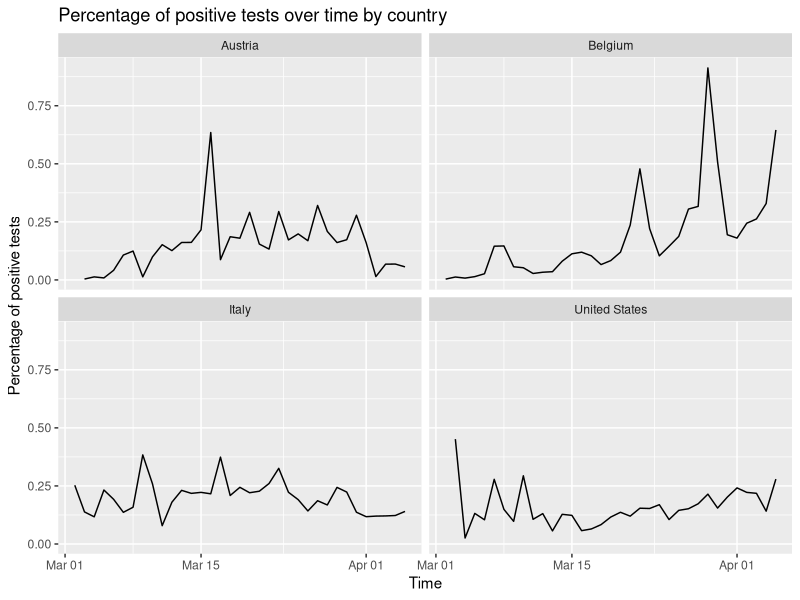
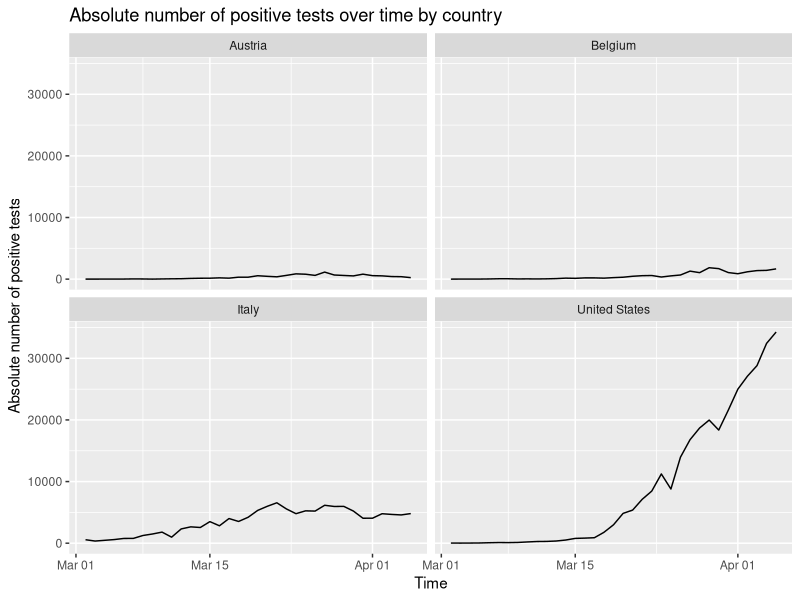
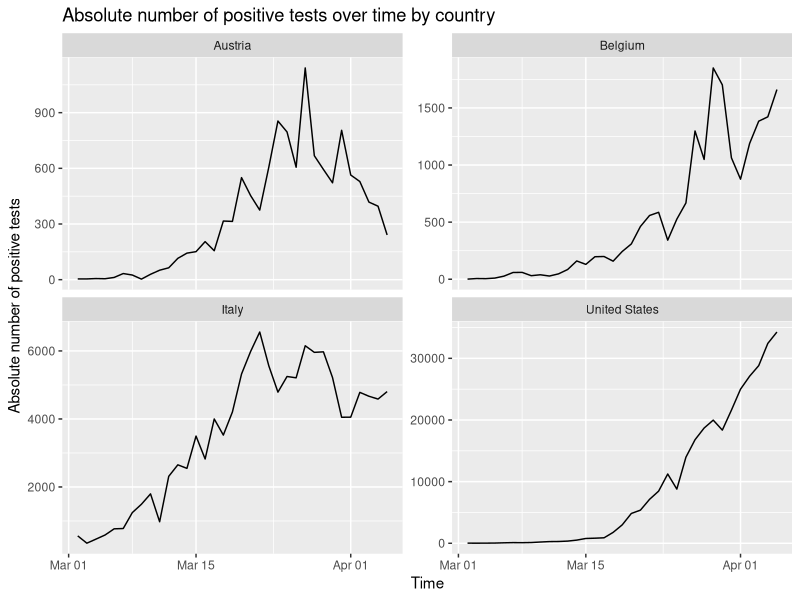
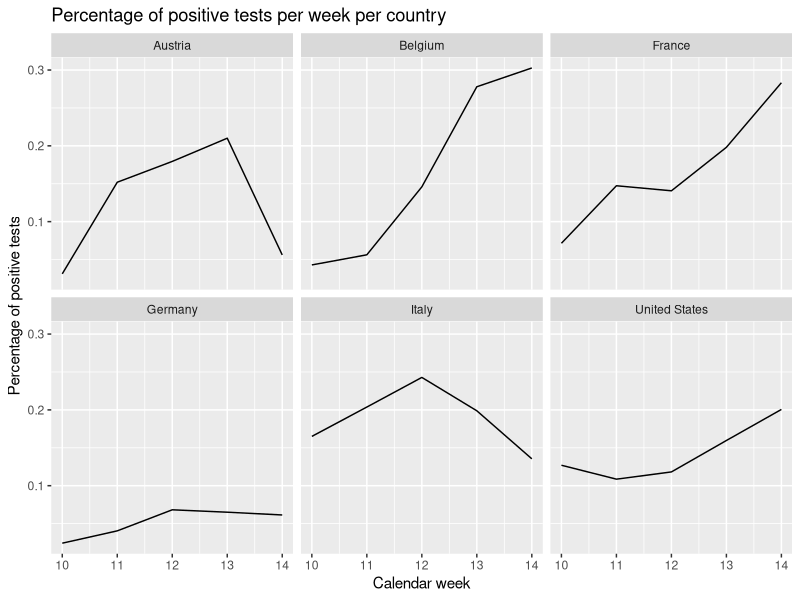
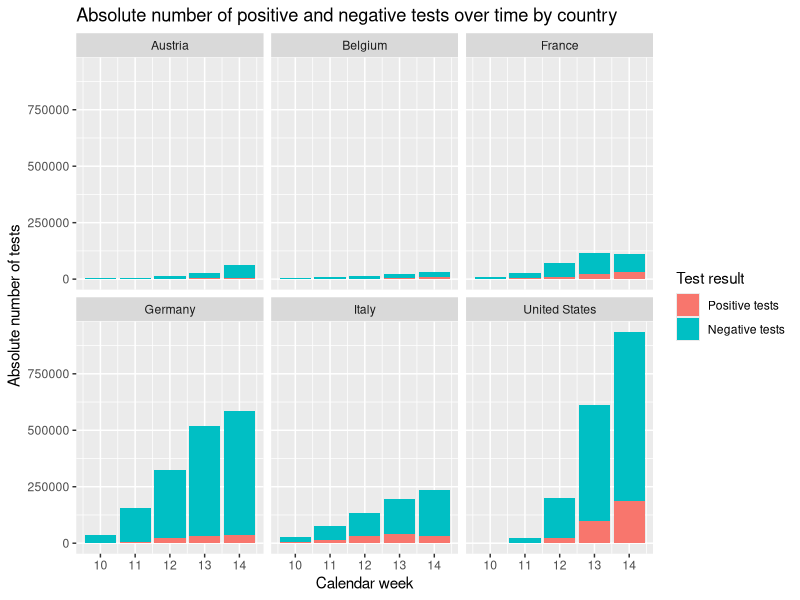
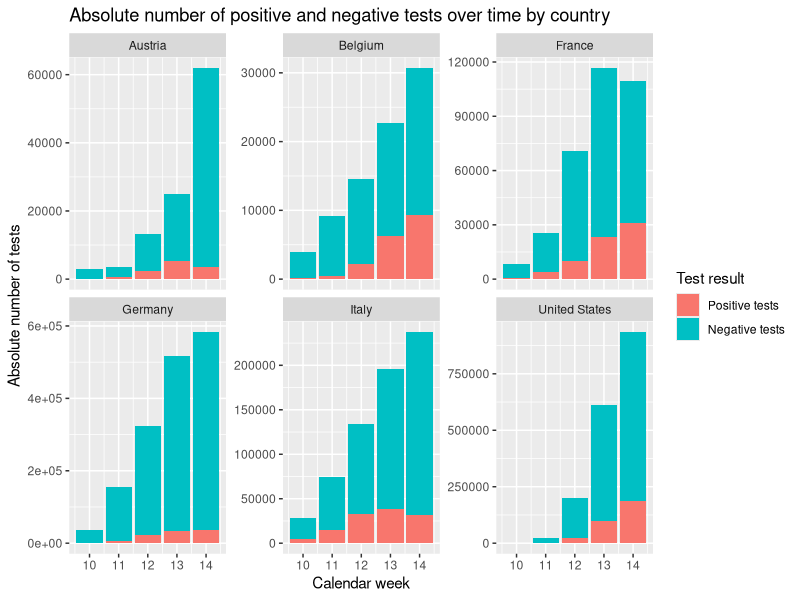

Write the R code that produced these figures, in order. (Note: this script raises an error after producing the figures.)
#import packages
require("data.table")
require("ggplot2")
require("stringr")

#change locale to prevent compatibility issues with date conversions
lct <- Sys.getlocale("LC_TIME") 
Sys.setlocale("LC_TIME", "C")

#read data
dat <- fread("data_kuhbandner.csv") #data set provided by Kuhbandner
colnames(dat)
colnames(dat) <- c("country","date","week","tests_day","new_infect_day","death_day") #rename columns for easier handling
dat$rel_pos <- dat$new_infect_day/dat$tests_day #calculate relative amount of positive tests per day
dat[rel_pos > 1]$rel_pos <- NA #replace entries with relative positivity rate of larger 1 with NA (USA has such an entry -> faulty data entry)
dat[,date:=as.Date(dat$date,"%b %d, %Y")] #transform variable "date" into Date-Time-Format

dat2 <- dat[!(country=="Germany" | country=="France")] #remove Germany and France for daily plots because number of tests are only given weekly

#plot relative positive test rate over time by country 
# that's essentially what Kuhbandner does, but for daily instead of for weekly numbers: 
# simple division of number of positive results by total number of tests
p1 <- ggplot(dat2, aes(x=date, y = rel_pos)) + geom_line() + facet_wrap( ~ country) +
  labs(title="Percentage of positive tests over time by country", x ="Time", y = "Percentage of positive tests")
p1 

#plot infectious numbers over time by country
p2 <- ggplot(dat2, aes(x=date, y = new_infect_day)) + geom_line() + facet_wrap( ~ country) +
  labs(title="Absolute number of positive tests over time by country", x ="Time", y = "Absolute number of positive tests")
p2

#plot infectious numbers over time by country without keeping y-axis fixed (reduced comparibility, enhanced resolution per country)
p3 <- ggplot(dat2, aes(x=date, y = new_infect_day)) + geom_line() + facet_wrap( ~ country, scales="free_y") +
  labs(title="Absolute number of positive tests over time by country", x ="Time", y = "Absolute number of positive tests")
p3

#calculate at weekly rates of tests and newly detected infections
dat$neg_test <- dat$tests_day - dat$new_infect_day #calculate absolute amount of negative tests per day
dat[,weekly_tests:=sum(tests_day,na.rm=T),by=.(week,country)] #sum weekly tests
dat[,weekly_pos:=sum(new_infect_day,na.rm=T),by=.(week,country)] #sum weekly positive cases
dat[,weekly_neg:=weekly_tests-weekly_pos] #weekly negative cases

dat3 <- na.omit(dat) #remove all rows which contain NA (i.e. keep only entries for which we have data for all countries)
dat3 <- unique(dat3[, c("country", "week","weekly_tests","weekly_pos","weekly_neg")]) #keep only weekly data
dat3[,rel_pos_weekly:=weekly_pos/weekly_tests]

#plot relative positive test rate per week per country
p4 <- ggplot(dat3, aes(x=week, y = rel_pos_weekly)) + geom_line() + facet_wrap( ~ country) +
  labs(title="Percentage of positive tests per week per country", x ="Calendar week", y = "Percentage of positive tests")
p4 

#transform data to recreate Kuhbandner's graph in fig3 left-hand side (exact replication is p6)
dat4 <- unique(melt(dat3, id.vars = c("country",
                                     "week"),measure.vars=c("weekly_pos","weekly_neg")))

#stacked plot of positive and negative tests by country
p5 <- ggplot(dat4, aes(x=week, y = value, fill=factor(variable))) +
  geom_bar(stat="identity",position=position_stack(reverse = TRUE)) + facet_wrap( ~ country) +
  labs(title="Absolute number of positive and negative tests over time by country", 
       x ="Calendar week", y = "Absolute number of tests", fill = "Test result") +
  scale_fill_discrete(labels=c("Positive tests","Negative tests"))
p5

#stacked plot of positive and negative tests by country without keeping y-axis fixed (reduced comparibility, enhanced resolution per country)
p6 <- ggplot(dat4, aes(x=week, y = value, fill=factor(variable))) +
  geom_bar(stat="identity",position=position_stack(reverse = TRUE)) + 
  facet_wrap( ~ country, scales="free_y") +
  labs(title="Absolute number of positive and negative tests over time by country", 
       x ="Calendar week", y = "Absolute number of tests", fill = "Test result")  +
  scale_fill_discrete(labels=c("Positive tests","Negative tests"))
p6 #reproduction of figure 3, left-hand side

#dodged plot of positive and negative tests by country
p7 <- ggplot(dat4, aes(x=week, y = value, fill=factor(variable))) +
  geom_bar(stat="identity",position="dodge") + facet_wrap( ~ country) + +
  labs(title="Absolute number of positive and negative tests over time by country", 
       x ="Calendar week", y = "Absolute number of tests", fill = "Test result")  +
  scale_fill_discrete(labels=c("Positive tests","Negative tests"))
p7

#dodged plot of positive and negative tests by country without fixed y-axis (reduced comparibility, enhanced resolution per country)
p8 <- ggplot(dat4, aes(x=week, y = value, fill=factor(variable))) +
  geom_bar(stat="identity",position="dodge") + facet_wrap( ~ country, scales="free_y") +
  labs(title="Absolute number of positive and negative tests over time by country", 
       x ="Calendar week", y = "Absolute number of tests", fill = "Test result") +
  scale_fill_discrete(labels=c("Positive tests","Negative tests"))
p8

#attempt to reproduce figure 3, righthandside
#according to the description on page 12, the relative increases are calculated 
#by scaling the increase of the number of cases to week 10
dat3[,scaled_increase_rel:= rel_pos_weekly/rel_pos_weekly[week==10],by="country"]
dat3[,scaled_increase_abs:= weekly_pos/weekly_pos[week==10],by="country"]

#transform data to recreate Kuhbandner's graphs in fig 3 right-hand side
dat5 <- unique(melt(dat3, id.vars = c("country",
                                      "week"),measure.vars=c("scaled_increase_rel","scaled_increase_abs")))

#dodged plot of relative and absolute increase of case numbers, scaled by week 10 numbers
p9 <- ggplot(dat5, aes(x=week, y = value, fill=factor(variable))) +
  geom_bar(stat="identity",position="dodge") + facet_wrap( ~ country) +
  labs(title="Relative increase of tests results scaled by week 10", 
       x ="Calendar week", y = "x-fold increase compared week 10", fill = "Type of measure") +
  scale_fill_discrete(labels=c("Percentage of positive tests","Absolute numbers of positive tests"))
p9

#dodged plot of relative and absolute increase of case numbers, scaled by week 10 numbers, without fixed y-axis (reduced comparibility, enhanced resolution per country)
p10 <- ggplot(dat5, aes(x=week, y = value, fill=factor(variable))) +
  geom_bar(stat="identity",position="dodge") + facet_wrap( ~ country, scales="free_y") +
  labs(title="Relative increase of tests results scaled by week 10", 
       x ="Calendar week", y = "x-fold increase compared week 10", fill = "Type of measure") +
  scale_fill_discrete(labels=c("Percentage of positive tests","Absolute numbers of positive tests"))
p10 #reproduction of figure 3, right-hand side, but with the two meausures next
#to each other instead of on top of each other to improve comparability

# the million dollar question: can we get infection numbers as reported by the countries
# under the assumption that the lower growth rates postulated by Kuhbandner are accurate (spoiler: we can't)?

# In Kuhbandner's eyes the "true" number of new infections is the relative
# increase of the percentage of positive tests in week x scaled to the percentage of
# positive tests in week 10, where x = [11, 12, 13, 14]. The "artificial" number of new infections
# is the relative increase of the absolute number of positive tests in week x scaled to the 
# absolute number of positive tests in week 10. Setting aside the obvious problem that 
# comparing increases in percentages and increases in absolute numbers is utterly misleading and deeply 
# problematic from a theoretical point of view (see explanation below) we can check whether it is possible to get 
# such high absolute numbers of new cases as were observed *if* we use only the relative growth of percentages of positive
# in week x scaled to week 10. Below I use the example of Italy, but you can just replace "ctr_name <- "Italy" with any other country. 
# I checked it for all of the countries. Except for Austria, the number of actually detected cases in week 14 is way above the number of cases that 
# one would get if one would assume the low growth rates that Kuhbandner claims.

ctr_name <- "Italy"
ctr <- dat4[country==ctr_name]
ctr_growth <- dat5[country==ctr_name & variable=="scaled_increase_rel"]

# note that in the following I'm making a charitable assumption, namely that 
# that the growth rate from week 9 to week 10 is the same as from week 10 to week 11 (even though
# the epidemic was less spread back in week 9)
new_cases_week_10 <- ctr[variable=="weekly_pos"]$value[1]-ctr[variable=="weekly_pos"]$value[1]/ctr_growth$value[2]
new_cases_week_11 <- new_cases_week_10*ctr_growth$value[2]
new_cases_week_12 <- new_cases_week_11*ctr_growth$value[3]
new_cases_week_13 <- new_cases_week_12*ctr_growth$value[4]
new_cases_week_14 <- new_cases_week_13*ctr_growth$value[5]
detected_new_cases_week_14 <- ctr[variable=="weekly_pos"]$value[5]
diff <- detected_new_cases_week_14- new_cases_week_14
diff

# As we can see, there is a considerable difference of the actually observed cases to the theoretically predicted cases given
# Kuhbandner's lower growth rates. Within Kuhbandner's scenario, this could only be explained if we assume that there
# is a considerable number of people who got tested positive in week 14 but who were already infected in week 9. Only then could we
# explain why the number of newly detected cases in week 14 exceeds the number of theoretically predicted new cases in that week. 
# Given a median incubation period of somewhere around a week and given a duration of RT-PCR
# positivity of 1-2 weeks for asymptomatic cases and up to 3 weeks for mild to moderate cases
# (https://www.who.int/news-room/commentaries/detail/transmission-of-sars-cov-2-implications-for-infection-prevention-precautions)
# we can assume that all those who were infected in week 9 could be detected up to 13, but no much beyond.
# One could argue that the severe cases, which have of course a much longer RT-PCR positivity duration
# could account for the additional cases after week 13. However, this assumption is unsubstantiated as it would necessitate
# severe cases to go undetected for four weeks which is insofar unrealistic as severe cases need - by definition - 
# have such severe symptoms that they usually require medical treatment making it highly unlikely that a large part of 
# severe cases go undetected for over a month. 

# Now on to the theoretical criticism: Why is a comparison of a relative increase of percentage with a relative increase of absolute numbers misleading? 
# Because the relative increase of percentages is bounded above whereas the relative increase of absolute numbers isn't. 
# Hence, you will *always* find a lower growth rate of percentages than of absolute numbers when you increase the number of tests conducted.
# and scale it by some starting value. But the problems with Kuhbandner's reasoning go much deeper. 

# If we had a scenario in which the number of new cases is growing exponentially *and* we have an exponential growth
# of the number of tests with the same growth rate in both cases, we'd had an exponential increase of the scaled number of
# absolute cases, but *no increase whatsoever* in the scaled percentage numbers, as the following example shows: 

# We assume that the number of tests grows exponentially with the same rate as the epidemic (i.e. can just "keep pace" with 
# the epidemic) and that we detect 10% of the new infections. In this scenario, the driver of the increased infection numbers 
# is obviously the epidemic, not the number of tests. But even in this scenario, the relative increase of the 
# percentages of positive tests (scaled to the initial percentage at t = 0) does *not* increase, but remains fixed at 1. If we now
# follow Kuhbandner's advice and simply look at the relative increase of the percentage of positive tests scaled to t = 0, we'd 
# come to the absurd conclusion, that there is no increase in "true" new infections - which is obviously wrong since we said that 
# there *is* an exponential growth of cases at the onset of the example.

# Now let us assume that the number of tests grows *quicker* than the epidemic with a growth rate that is double the one of the
# growth of the epidemic. This scenario is akin to the claim that Kuhbandner makes, namely that the number of tests increases quicker
# than the number of new cases and the the absence of an increase in the scaled percentages of positive tests scaled to t=0 indicates
# that there is no exponential growth. This conclusion is wrong, as the following simulation shows: 

n_cases_start <- 100 #the initial number of cases
n_intervals <- 100 #growth intervals
growth_rate <- 1.1

growth_function_cases <- function(t){
  return (n_cases_start*(1+growth_rate)^t)
}
growth_function_tests <- function(t){
  return (n_cases_start*10*(1+growth_rate*2)^t)
}
time_steps <- seq(0,n_intervals)
n_cases <- sapply(time_steps, growth_function_cases)
n_tests <- sapply(time_steps, growth_function_tests)

# let us assume that only 33% of the infected people intially present for testing and are detected
# (the percentage is irrelevant - you can plug in all percentages between 1 and 99 and will arrive
# to the same conclusion with regard to fundemantal theoretically flaw in Kuhbandner's reasoning)

# and let us furthermore assume that this percentage approaches 100% exponentially, to make our case even stronger
# this last assumptions gives credit to Kuhbandner's claim that the more we test, the more "hidden" infections are detected
# at some point we conduct so many tests that all actual infections are detected.

exp_decay <- function(t){
  return (2*exp(-0.1*t))
}
decay <- 1+sapply(time_steps,exp_decay)
n_cases_detected <- n_cases/decay
percentage_positive <- n_cases_detected/n_tests
n_cases_scaled <- n_cases_detected/n_cases_detected[1] #scale the number of 
percentage_positive_scaled <- percentage_positive/percentage_positive[1]

dat_sim <- data.table(time_steps,n_cases_scaled,percentage_positive_scaled)
dat_sim <- melt(dat_sim, id.vars = "time_steps")

#plot change of relative growth on linear scale
p_sim <- ggplot(dat_sim, aes(x=time_steps,y=value,colour=variable)) + geom_line() +
  labs(title="Relative change of positive test results scaled by week 10", 
       x ="Time step", y = "relative change per time step scaled by first time step", colour = "Type of measure") +
  scale_colour_discrete(labels=c("Absolute numbers of positive tests","Percentage of positive tests"))
p_sim

#plot change of relative growth on logarithmic scale
p_sim_log <- ggplot(dat_sim, aes(x=time_steps,y=value,colour=variable)) + 
  geom_line() +
  labs(title="Relative change of positive test results scaled by week 10, logarithmic scale", 
       x ="Time step", y = "log(relative change per time step scaled by first time step)", colour = "Type of measure") +
  scale_colour_discrete(labels=c("Absolute numbers of positive tests","Percentage of positive tests")) +  scale_y_log10()
p_sim_log

# As we can see, the percentage of positive cases scaled to the initial percentage of positive cases *actually drops* whereas the number
# of real cases increases exponentially. So even in a scenario in which we *have* (by construction) exponential growth , 
# Kuhbandner's calculations would force him to conclude that there is no exponential growth whatsoever. 
# This is not further surprising: The scenario which Kuhbandner constructs (number of new tests is growing faster than the number of
# new infections), will always lead to a decrease in the percentages of positive tests scaled by the initial percentages of positive tests - 
# even if there is an exponential growth of new infections. The reason: When I increase the number of tests heavily, then I'm bound to 
# test more people who do *not* have the disease (unless we assume that the whole population is infected).

#plot the everything into a pdf
library(gridExtra)
p <-list(p1,p2,p3,p4,p5,p6,p7,p8,p9,p10,p_sim,p_sim_log)
pdf("plots.pdf", onefile = TRUE)
for (i in seq(length(p))){
  print(p[[i]])
}
dev.off()
